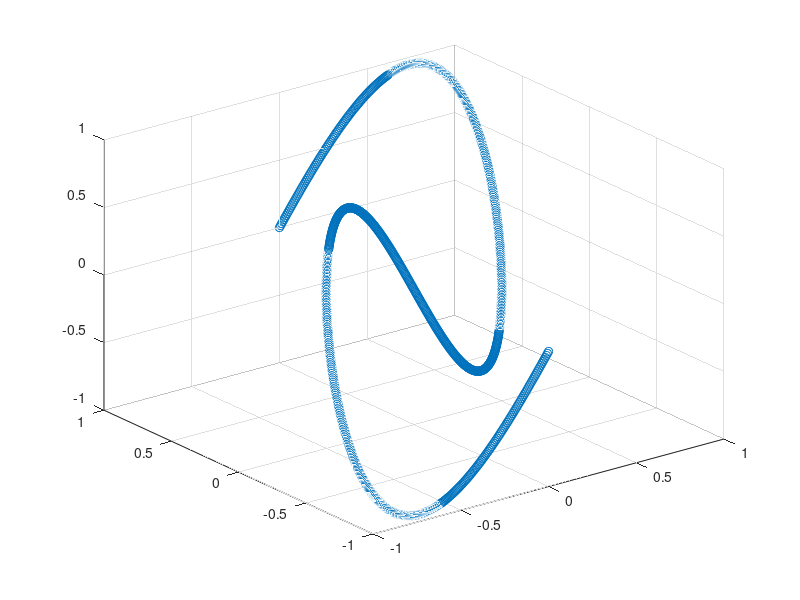

This chart was generated by the following MATLAB code:
%% Sinusoidal path sandbox

t = linspace(0,pi,1000);
theta = linspace(0,pi,1000);

f = sin(t);
%plot(t,f)

figure

x = sin(2*t);
y = cos(t);
z = sin(4.*t);

scatter3(x,y,z)

%figure

x = cos(t.*cos(theta) - sin(theta).*sin(4*t));
y = sin(t.*cos(theta) - sin(theta).*sin(4*t));
z = t.*sin(theta) + cos(theta).*sin(4*t);
%scatter3(x,y,z)

